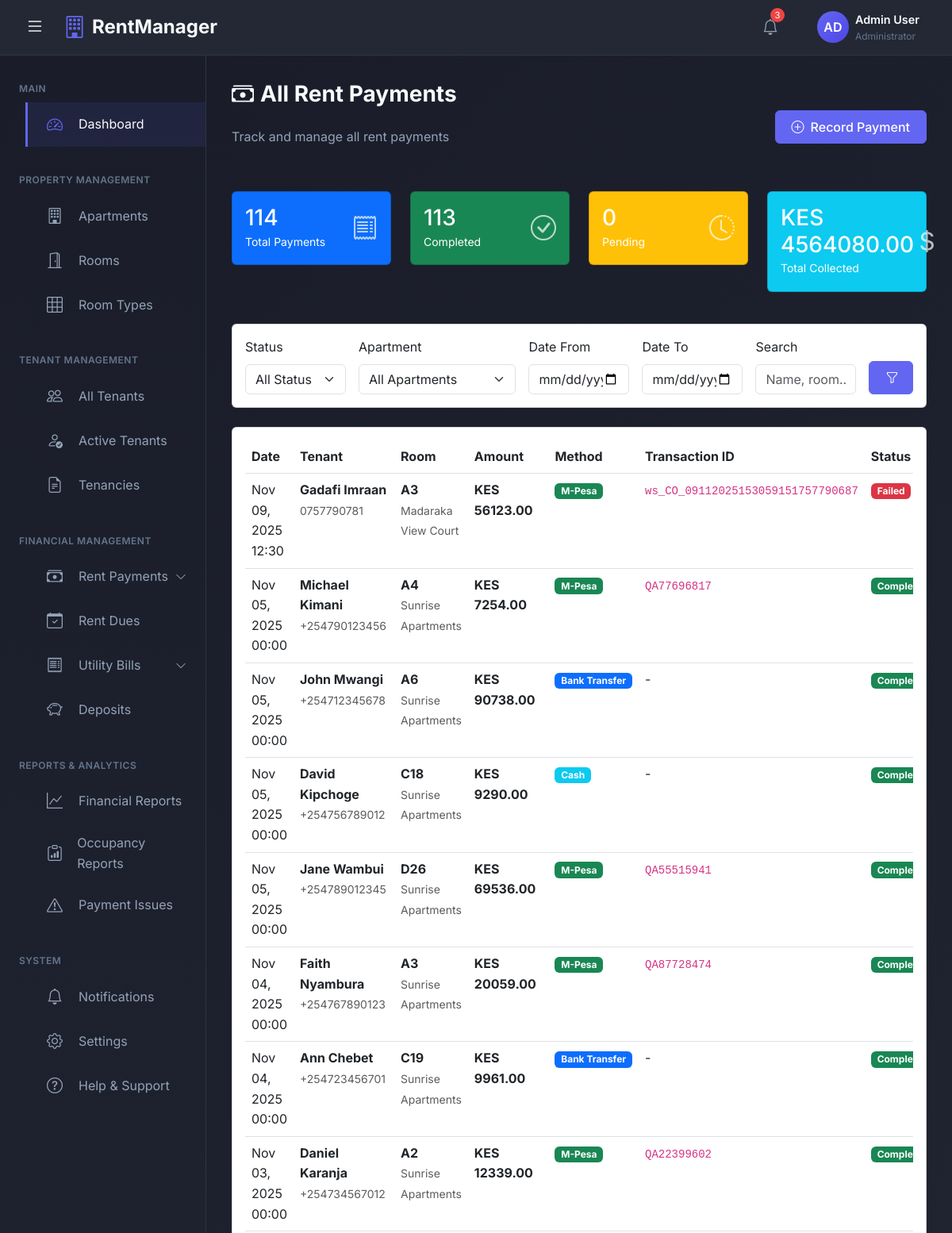
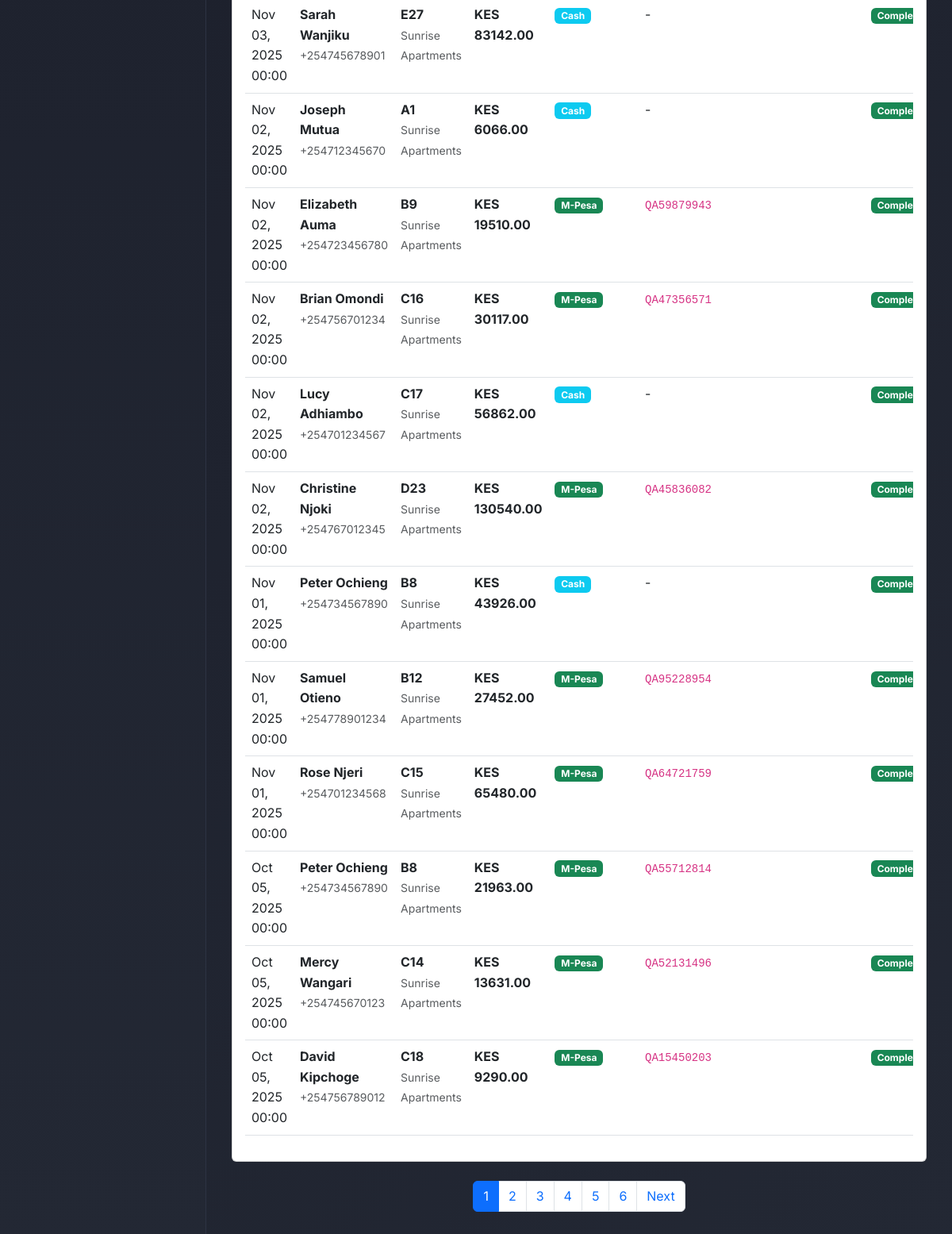
/payments/rent/ (signed in), run on an earlier commit of the app's database (2 pictures, top to bottom).
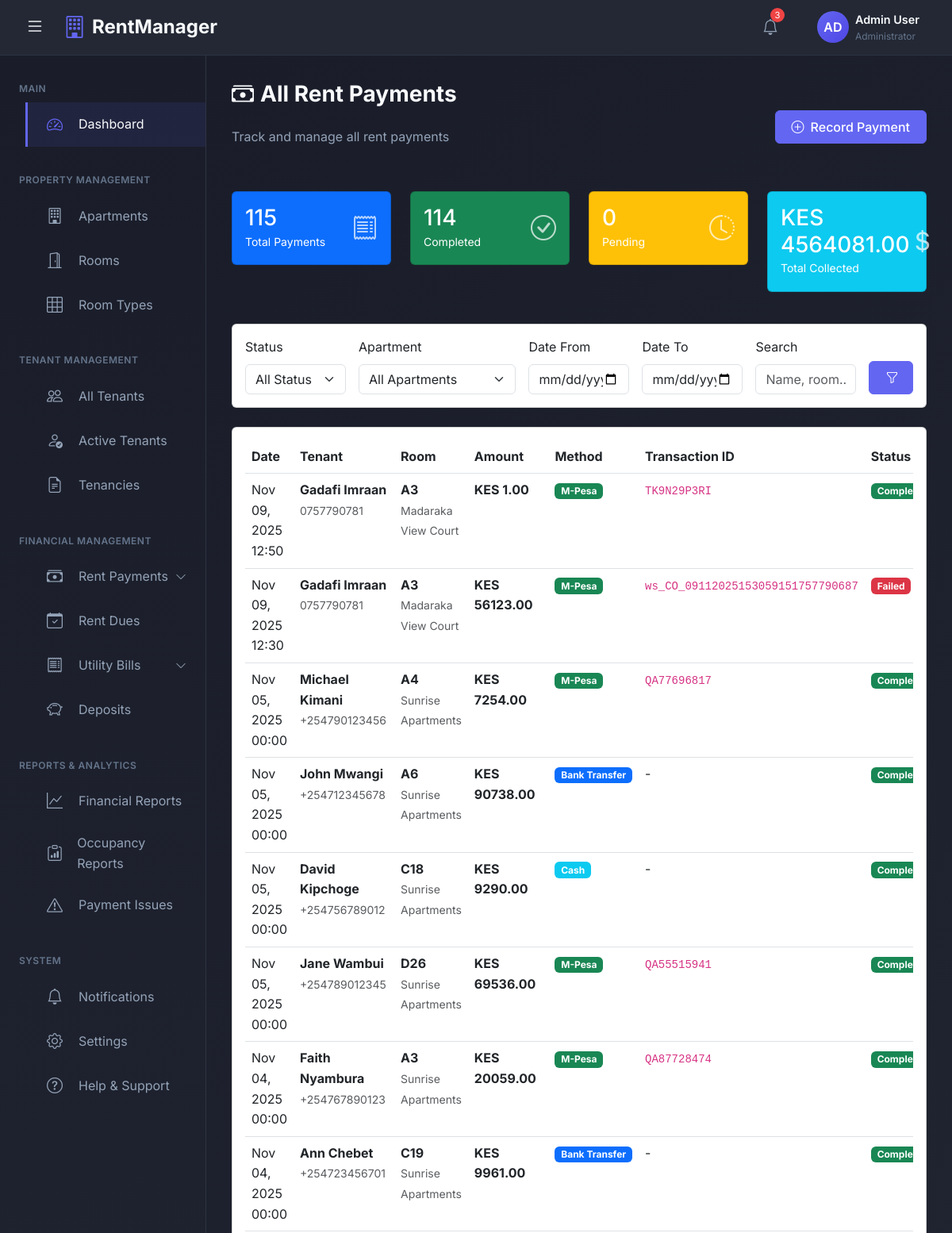
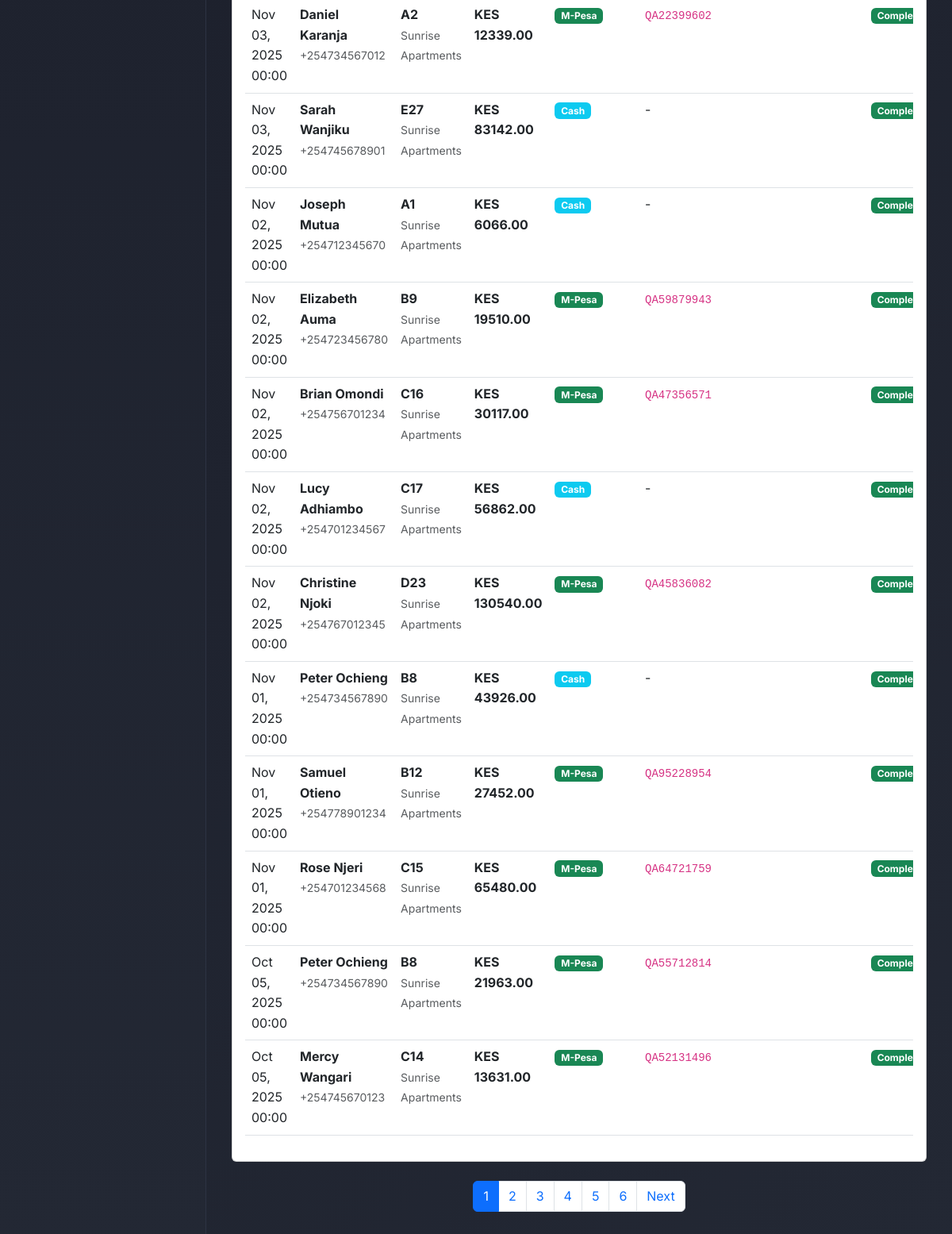
And on a later commit of the database (2 pictures, top to bottom).
### rental_app/models.py (models this page shows, shortened)
class RentPayment(models.Model):
    PAYMENT_STATUS = (
        ('pending', 'Pending'),
        ('completed', 'Completed'),
        ('failed', 'Failed'),
        ('refunded', 'Refunded'),
    )
    PAYMENT_METHOD = (
        ('mpesa', 'M-Pesa STK Push'),
        ('cash', 'Cash'),
        ('bank_transfer', 'Bank Transfer'),
    )
    tenancy = models.ForeignKey(Tenancy, on_delete=models.PROTECT, related_name='rent_payments')
    tenant = models.ForeignKey(User, on_delete=models.PROTECT, related_name='rent_payments')  # Denormalized for history
    apartment = models.ForeignKey(Apartment, on_delete=models.PROTECT, related_name='rent_payments')  # Denormalized for reporting
    amount = models.DecimalField(max_digits=10, decimal_places=2, validators=[MinValueValidator(0)])
    payment_date = models.DateTimeField(default=timezone.now)
    payment_method = models.CharField(max_length=20, choices=PAYMENT_METHOD, default='mpesa')
    mpesa_transaction_id = models.CharField(max_length=100, unique=True, null=True, blank=True)
    mpesa_phone_number = models.CharField(max_length=15, null=True, blank=True)
    months_covered = models.IntegerField(default=1, validators=[MinValueValidator(1)])  # Can pay for multiple months
    payment_for_month = models.DateField()  # The month this payment is for
    status = models.CharField(max_length=20, choices=PAYMENT_STATUS, default='pending')
    is_late_payment = models.BooleanField(default=False)
    late_payment_fee = models.DecimalField(max_digits=10, decimal_places=2, default=0.00)
    notes = models.TextField(blank=True)
    is_deleted = models.BooleanField(default=False)
    deleted_at = models.DateTimeField(null=True, blank=True)
    created_at = models.DateTimeField(auto_now_add=True)
    updated_at = models.DateTimeField(auto_now=True)
    class Meta:
        ordering = ['-payment_date']
        indexes = [
            models.Index(fields=['tenant', 'payment_date']),
            models.Index(fields=['apartment', 'payment_date']),
        ]

class User(AbstractUser):
    USER_TYPE_CHOICES = (
        ('admin', 'Admin'),
        ('tenant', 'Tenant'),
    )
    USER_STATUS = (
        ('active', 'Active'),
        ('inactive', 'Inactive'),
        ('archived', 'Archived'),  # For moved out tenants
    )
    user_type = models.CharField(max_length=10, choices=USER_TYPE_CHOICES)
    user_status = models.CharField(max_length=20, choices=USER_STATUS, default='active')
    phone_number = models.CharField(max_length=15, unique=True)
    national_id = models.CharField(max_length=20, unique=True, null=True, blank=True)
    profile_picture = models.ImageField(upload_to='profiles/', null=True, blank=True)
    is_deleted = models.BooleanField(default=False)
    deleted_at = models.DateTimeField(null=True, blank=True)
    created_at = models.DateTimeField(auto_now_add=True)
    updated_at = models.DateTimeField(auto_now=True)

class Tenancy(models.Model):
    TENANCY_STATUS = (
        ('active', 'Active'),
        ('terminated', 'Terminated'),
        ('suspended', 'Suspended'),
        ('switched', 'Switched Room'),  # When tenant moves to another room
    )
    TERMINATION_REASON = (
        ('vacated', 'Tenant Vacated'),
        ('evicted', 'Evicted'),
        ('room_switch', 'Switched to Another Room'),
        ('other', 'Other'),
    )
    tenant = models.ForeignKey(User, on_delete=models.PROTECT, related_name='tenancies', limit_choices_to={'user_type': 'tenant'})
    room = models.ForeignKey(Room, on_delete=models.PROTECT, related_name='tenancies')
    apartment = models.ForeignKey(Apartment, on_delete=models.PROTECT, related_name='tenancies')  # Denormalized for easy querying
    start_date = models.DateField()
    end_date = models.DateField(null=True, blank=True)
    deposit_paid = models.DecimalField(max_digits=10, decimal_places=2, default=0.00)
    deposit_refunded = models.BooleanField(default=False)
    deposit_refund_amount = models.DecimalField(max_digits=10, decimal_places=2, default=0.00, null=True, blank=True)
    deposit_deduction_reason = models.TextField(blank=True)  # Why deposit was partially refunded
    status = models.CharField(max_length=20, choices=TENANCY_STATUS, default='active')
    termination_reason = models.CharField(max_length=20, choices=TERMINATION_REASON, null=True, blank=True)
    move_in_condition = models.TextField(blank=True)
    move_out_condition = models.TextField(blank=True)
    switched_to_tenancy = models.ForeignKey('self', on_delete=models.SET_NULL, null=True, blank=True, related_name='previous_tenancy')
    switched_from_tenancy = models.ForeignKey('self', on_delete=models.SET_NULL, null=True, blank=True, related_name='next_tenancy')
    is_deleted = models.BooleanField(default=False)
    deleted_at = models.DateTimeField(null=True, blank=True)
    created_at = models.DateTimeField(auto_now_add=True)
    updated_at = models.DateTimeField(auto_now=True)
    class Meta:
        verbose_name_plural = 'Tenancies'
        ordering = ['-start_date']
        indexes = [
            models.Index(fields=['tenant', 'status']),
            models.Index(fields=['apartment', 'status']),
        ]

class Room(models.Model):
    ROOM_STATUS = (
        ('available', 'Available'),
        ('occupied', 'Occupied'),
        ('maintenance', 'Under Maintenance'),
    )
    apartment = models.ForeignKey(Apartment, on_delete=models.CASCADE, related_name='rooms')
    room_number = models.CharField(max_length=10)  # e.g., A1, B2, C3
    room_type = models.ForeignKey(RoomType, on_delete=models.PROTECT)
    floor_number = models.IntegerField(validators=[MinValueValidator(0)])
    has_balcony = models.BooleanField(default=False)
    has_shower = models.BooleanField(default=True)
    has_kitchen_unit = models.BooleanField(default=True)
    has_clothes_cabinet = models.BooleanField(default=True)
    monthly_rent = models.DecimalField(max_digits=10, decimal_places=2, validators=[MinValueValidator(0)])
    deposit_amount = models.DecimalField(max_digits=10, decimal_places=2, validators=[MinValueValidator(0)])
    status = models.CharField(max_length=20, choices=ROOM_STATUS, default='available')
    created_at = models.DateTimeField(auto_now_add=True)
    updated_at = models.DateTimeField(auto_now=True)
    class Meta:
        unique_together = ('apartment', 'room_number')
        ordering = ['floor_number', 'room_number']

class Apartment(models.Model):
    name = models.CharField(max_length=200)
    owner = models.ForeignKey(User, on_delete=models.CASCADE, related_name='apartments', limit_choices_to={'user_type': 'admin'})
    location = models.CharField(max_length=300)
    total_floors = models.IntegerField(validators=[MinValueValidator(1)])
    description = models.TextField(blank=True)
    water_rate_per_unit = models.DecimalField(max_digits=10, decimal_places=2, default=0.00)
    created_at = models.DateTimeField(auto_now_add=True)
    updated_at = models.DateTimeField(auto_now=True)

### rental_app/views.py (the view, shortened to what this page needs)
# urls.py: path('payments/rent/', views.rent_payments_list, name='rent_payments_list'),
@login_required
def rent_payments_list(request):
    if request.user.user_type != 'admin':
        messages.error(request, 'Access denied.')
        return redirect('dashboard')
    status_filter = request.GET.get('status', '')
    apartment_filter = request.GET.get('apartment', '')
    search_query = request.GET.get('search', '')
    date_from = request.GET.get('date_from', '')
    date_to = request.GET.get('date_to', '')
    payments = RentPayment.objects.filter(is_deleted=False).select_related(
        'tenant', 'tenancy', 'apartment', 'tenancy__room'
    )
    if status_filter:
        payments = payments.filter(status=status_filter)
    if apartment_filter:
        payments = payments.filter(apartment_id=apartment_filter)
    if date_from:
        payments = payments.filter(payment_date__gte=date_from)
    if date_to:
        payments = payments.filter(payment_date__lte=date_to)
    total_payments = payments.count()
    completed_payments = payments.filter(status='completed').count()
    pending_payments = payments.filter(status='pending').count()
    total_amount = payments.filter(status='completed').aggregate(
        total=Sum('amount')
    )['total'] or 0
    paginator = Paginator(payments.order_by('-payment_date'), 20)
    page_number = request.GET.get('page')
    payments_page = paginator.get_page(page_number)
    apartments = Apartment.objects.filter(owner=request.user)
    context = {
        'payments': payments_page,
        'total_payments': total_payments,
        'completed_payments': completed_payments,
        'pending_payments': pending_payments,
        'total_amount': total_amount,
        'apartments': apartments,
        'status_filter': status_filter,
        'apartment_filter': apartment_filter,
        'search_query': search_query,
        'date_from': date_from,
        'date_to': date_to,
    }
    return render(request, 'payments/rent_payments_list.html', context)

### templates/payments/rent_payments_list.html (shortened to what this page needs)
{% extends 'admin_base.html' %}
{% block content %}
<div class="page-header d-flex justify-content-between align-items-center mb-4">
    <div>
        <h1 class="page-title">
            <i class="bi bi-cash-stack me-2"></i>All Rent Payments
        </h1>
        <p class="page-subtitle">Track and manage all rent payments</p>
    </div>
    <a href="{% url 'rent_payment_create' %}" class="btn btn-primary">
        <i class="bi bi-plus-circle me-2"></i>Record Payment
    </a>
</div>
<div class="row mb-4">
    <div class="col-md-3 mb-3">
        <div class="card bg-primary text-white">
            <div class="card-body">
                <div class="d-flex justify-content-between align-items-center">
                    <div>
                        <h3 class="mb-0">{{ total_payments }}</h3>
                        <small>Total Payments</small>
                    </div>
                    <i class="bi bi-receipt" style="font-size: 2rem; opacity: 0.7;"></i>
                </div>
            </div>
        </div>
    </div>
    <div class="col-md-3 mb-3">
        <div class="card bg-success text-white">
            <div class="card-body">
                <div class="d-flex justify-content-between align-items-center">
                    <div>
                        <h3 class="mb-0">{{ completed_payments }}</h3>
                        <small>Completed</small>
                    </div>
                    <i class="bi bi-check-circle" style="font-size: 2rem; opacity: 0.7;"></i>
                </div>
            </div>
        </div>
    </div>
    <div class="col-md-3 mb-3">
        <div class="card bg-warning text-white">
            <div class="card-body">
                <div class="d-flex justify-content-between align-items-center">
                    <div>
                        <h3 class="mb-0">{{ pending_payments }}</h3>
                        <small>Pending</small>
                    </div>
                    <i class="bi bi-clock-history" style="font-size: 2rem; opacity: 0.7;"></i>
                </div>
            </div>
        </div>
    </div>
    <div class="col-md-3 mb-3">
        <div class="card bg-info text-white">
            <div class="card-body">
                <div class="d-flex justify-content-between align-items-center">
                    <div>
                        <h3 class="mb-0">KES {{ total_amount|floatformat:2 }}</h3>
                        <small>Total Collected</small>
                    </div>
                    <i class="bi bi-currency-dollar" style="font-size: 2rem; opacity: 0.7;"></i>
                </div>
            </div>
        </div>
    </div>
</div>
<div class="card mb-4">
    <div class="card-body">
        <form method="get" class="row g-3">
            <div class="col-md-2">
                <label class="form-label">Status</label>
                <select name="status" class="form-select">
                    <option value="">All Status</option>
                </select>
            </div>
            <div class="col-md-3">
                <label class="form-label">Apartment</label>
                <select name="apartment" class="form-select">
                    <option value="">All Apartments</option>
                </select>
            </div>
            <div class="col-md-2">
                <label class="form-label">Date From</label>
                <input type="date" name="date_from" class="form-control" value="{{ date_from }}">
            </div>
            <div class="col-md-2">
                <label class="form-label">Date To</label>
                <input type="date" name="date_to" class="form-control" value="{{ date_to }}">
            </div>
            <div class="col-md-2">
                <label class="form-label">Search</label>
                <input type="text" name="search" class="form-control"
                       placeholder="Name, room..." value="{{ search_query }}">
            </div>
            <div class="col-md-1 d-flex align-items-end">
                <button type="submit" class="btn btn-primary w-100">
                    <i class="bi bi-funnel"></i>
                </button>
            </div>
        </form>
    </div>
</div>
<div class="card">
    <div class="card-body">
        <div class="table-responsive">
            <table class="table table-hover">
                <thead>
                    <tr>
                        <th>Date</th>
                        <th>Tenant</th>
                        <th>Room</th>
                        <th>Amount</th>
                        <th>Method</th>
                        <th>Transaction ID</th>
                        <th>Status</th>
                    </tr>
                </thead>
                <tbody>
                    {% for payment in payments %}
                    <tr>
                        <td>{{ payment.payment_date|date:"M d, Y H:i" }}</td>
                        <td>
                            <strong>{{ payment.tenant.get_full_name }}</strong>
                            <br><small class="text-muted">{{ payment.tenant.phone_number }}</small>
                        </td>
                        <td>
                            <strong>{{ payment.tenancy.room.room_number }}</strong>
                            <br><small class="text-muted">{{ payment.apartment.name }}</small>
                        </td>
                        <td><strong>KES {{ payment.amount|floatformat:2 }}</strong></td>
                        <td>
                            {% if payment.payment_method == 'mpesa' %}
                            <span class="badge bg-success">M-Pesa</span>
                            {% elif payment.payment_method == 'cash' %}
                            <span class="badge bg-info">Cash</span>
                            {% else %}
                            <span class="badge bg-primary">Bank Transfer</span>
                            {% endif %}
                        </td>
                        <td>
                            {% if payment.mpesa_transaction_id %}
                            <code>{{ payment.mpesa_transaction_id }}</code>
                            {% else %}
                            -
                            {% endif %}
                        </td>
                        <td>
                            {% if payment.status == 'completed' %}
                            <span class="badge bg-success">Completed</span>
                            {% elif payment.status == 'pending' %}
                            <span class="badge bg-warning">Pending</span>
                            {% elif payment.status == 'failed' %}
                            <span class="badge bg-danger">Failed</span>
                            {% else %}
                            <span class="badge bg-secondary">Refunded</span>
                            {% endif %}
                        </td>
                    </tr>
                    {% endfor %}
                </tbody>
            </table>
        </div>
    </div>
</div>
{% if payments.has_other_pages %}
<nav aria-label="Page navigation" class="mt-4">
    <ul class="pagination justify-content-center">
        {% for num in payments.paginator.page_range %}
        <li class="page-item {% if payments.number == num %}active{% endif %}">
            <a class="page-link" href="?page={{ num }}">{{ num }}</a>
        </li>
        {% endfor %}
        {% if payments.has_next %}
        <li class="page-item">
            <a class="page-link" href="?page={{ payments.next_page_number }}">Next</a>
        </li>
        {% endif %}
    </ul>
</nav>
{% endif %}
{% endblock %}

What changed in the data, as far as the page shows it:
no longer on this page (row unchanged): RentPayment: payment_date "Oct 05, 2025 00:00", tenant.get_full_name "David Kipchoge", tenant.phone_number "+254756789012", tenancy.room.room_number "C18", apartment.name "Sunrise Apartments", amount "9290.00", payment_method "M-Pesa", mpesa_transaction_id "QA15450203", status "Completed"
added RentPayment: payment_date "Nov 09, 2025 12:50", tenant.get_full_name "Gadafi Imraan", tenant.phone_number "0757790781", tenancy.room.room_number "A3", apartment.name "Madaraka View Court", amount "1.00", payment_method "M-Pesa", mpesa_transaction_id "TK9N29P3RI", status "Completed"
Also different on the page:
{{ total_payments }}: "114" → "115"
{{ completed_payments }}: "113" → "114"
{{ total_amount|floatformat:2 }}: "4564080.00" → "4564081.00"
